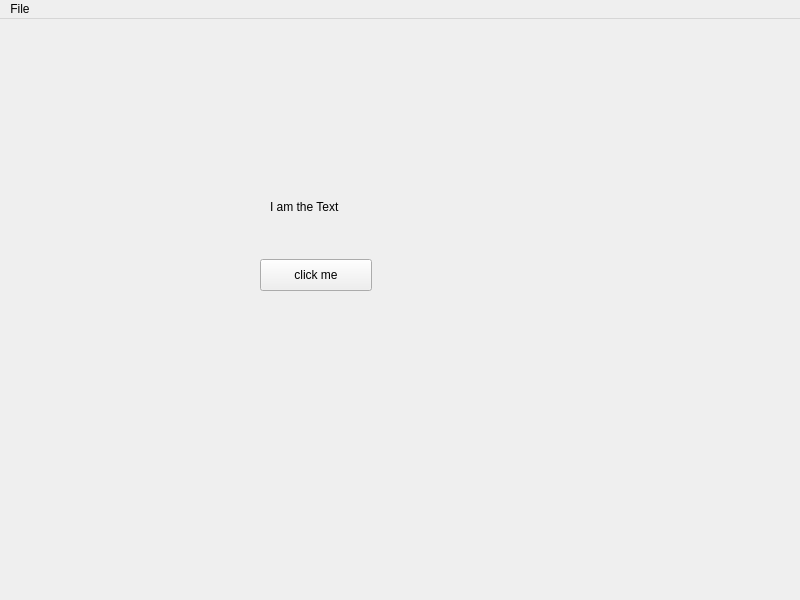
<?xml version="1.0" encoding="UTF-8"?>
<ui version="4.0">
 <class>MainWindow</class>
 <widget class="QMainWindow" name="MainWindow">
  <property name="geometry">
   <rect>
    <x>0</x>
    <y>0</y>
    <width>800</width>
    <height>600</height>
   </rect>
  </property>
  <property name="windowTitle">
   <string>MainWindow</string>
  </property>
  <widget class="QWidget" name="centralwidget">
   <widget class="QPushButton" name="pushButton">
    <property name="geometry">
     <rect>
      <x>260</x>
      <y>240</y>
      <width>112</width>
      <height>32</height>
     </rect>
    </property>
    <property name="text">
     <string>click me</string>
    </property>
   </widget>
   <widget class="QLabel" name="label">
    <property name="geometry">
     <rect>
      <x>270</x>
      <y>180</y>
      <width>161</width>
      <height>16</height>
     </rect>
    </property>
    <property name="text">
     <string>I am the Text</string>
    </property>
   </widget>
  </widget>
  <widget class="QMenuBar" name="menuBar">
   <property name="geometry">
    <rect>
     <x>0</x>
     <y>0</y>
     <width>800</width>
     <height>22</height>
    </rect>
   </property>
   <widget class="QMenu" name="menuFile">
    <property name="title">
     <string>File</string>
    </property>
    <widget class="QMenu" name="menuHello">
     <property name="title">
      <string>Hello</string>
     </property>
     <addaction name="actionyou_are_ok"/>
    </widget>
    <addaction name="actionOpen"/>
    <addaction name="menuHello"/>
    <addaction name="actionI_am_a_good_man"/>
   </widget>
   <addaction name="menuFile"/>
  </widget>
  <action name="actionAbout">
   <property name="text">
    <string>About</string>
   </property>
  </action>
  <action name="actionOpen">
   <property name="text">
    <string>Open...</string>
   </property>
  </action>
  <action name="actionI_am_a_good_man">
   <property name="text">
    <string>I am a good man</string>
   </property>
  </action>
  <action name="actionyou_are_ok">
   <property name="text">
    <string>you are ok</string>
   </property>
  </action>
 </widget>
 <resources/>
 <connections/>
</ui>
